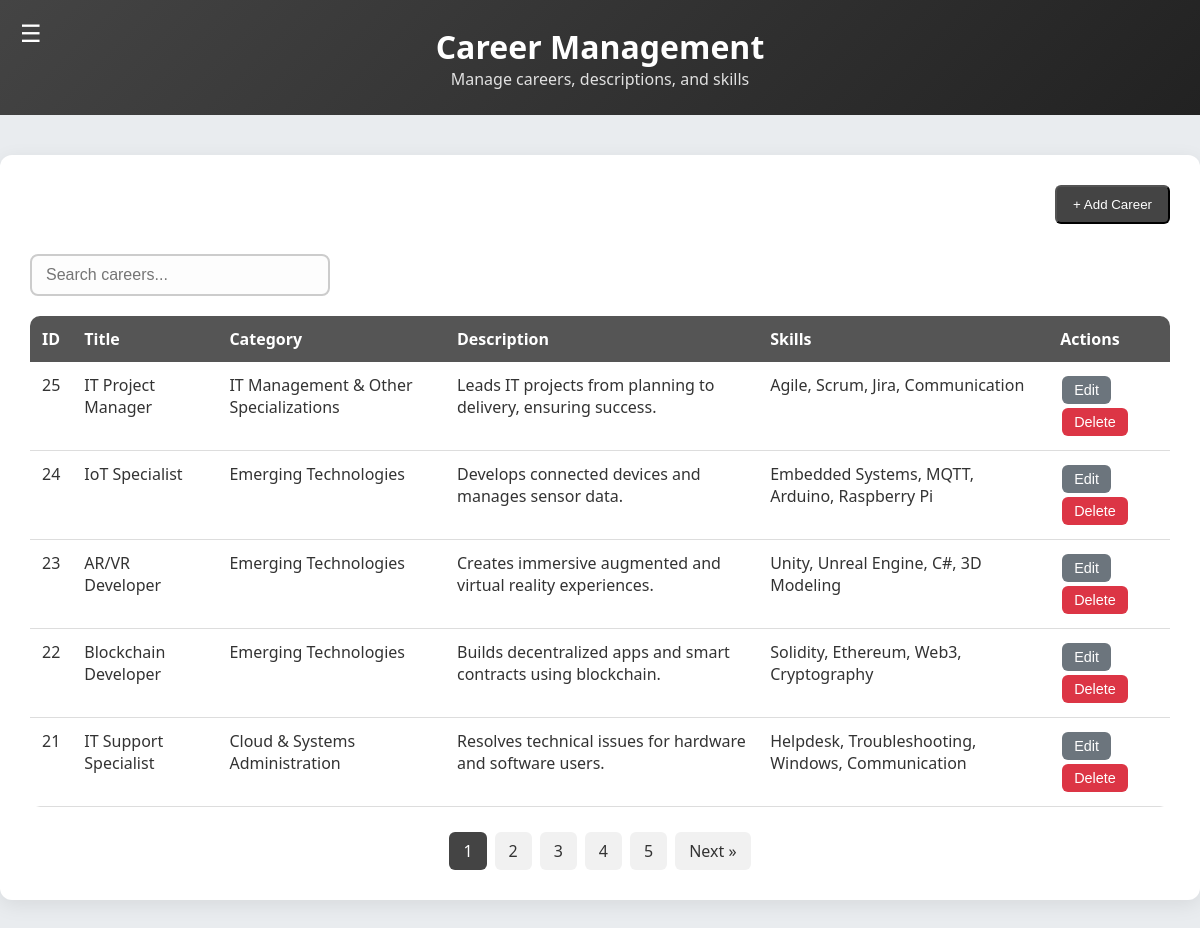
/Admin/admin-content.php, run on the app's committed database.
### tables this page shows
CREATE TABLE `careers` (
  `id` int(11) NOT NULL,
  `title` varchar(255) NOT NULL,
  `category` varchar(100) DEFAULT NULL,
  `description` text DEFAULT NULL,
  `skills` text DEFAULT NULL
);

### Admin/admin-content.php (the view, shortened to what this page needs)
<?php
try {
    $pdo = new PDO($dsn, $user, $pass, $options);
} catch (PDOException $e) {
    die("Database connection failed: " . htmlspecialchars($e->getMessage()));
}
$limit = 5;
$page = isset($_GET['page']) ? (int)$_GET['page'] : 1;
$offset = ($page - 1) * $limit;
$totalStmt = $pdo->query("SELECT COUNT(*) FROM careers");
$totalRows = $totalStmt->fetchColumn();
$totalPages = ceil($totalRows / $limit);
$stmt = $pdo->prepare("SELECT * FROM careers ORDER BY id DESC LIMIT ? OFFSET ?");
$stmt->bindValue(1, $limit, PDO::PARAM_INT);
$stmt->bindValue(2, $offset, PDO::PARAM_INT);
$stmt->execute();
$careers = $stmt->fetchAll();
?>
<!DOCTYPE html>
<html lang="en">
<head>
</head>
<body>
<button class="open-btn" onclick="toggleSidebar()">☰</button>
<header>
  <h1>Career Management</h1>
  <p>Manage careers, descriptions, and skills</p>
</header>
<div class="container">
  <div style="text-align:right; margin-bottom:15px;">
    <button class="btn-add" onclick="openModal()">+ Add Career</button>
  </div>
  <div class="user-controls">
    <div class="search-box">
      <input type="text" id="searchInput" placeholder="Search careers...">
    </div>
  </div>
  <table id="user-table" class="user-table">
    <thead>
      <tr>
        <th>ID</th>
        <th>Title</th>
        <th>Category</th>
        <th>Description</th>
        <th>Skills</th>
        <th>Actions</th>
      </tr>
    </thead>
    <tbody>
      <?php foreach ($careers as $career): ?>
      <tr data-id="<?= $career['id'] ?>">
        <form method="POST">
          <td><?= $career['id'] ?></td>
          <td>
            <span class="view-mode"><?= htmlspecialchars($career['title']) ?></span>
          </td>
          <td>
            <span class="view-mode"><?= htmlspecialchars($career['category']) ?></span>
          </td>
          <td>
            <span class="view-mode"><?= nl2br(htmlspecialchars($career['description'])) ?></span>
          </td>
          <td>
            <span class="view-mode"><?= nl2br(htmlspecialchars($career['skills'])) ?></span>
          </td>
          <td>
            <button type="button" class="btn btn-edit view-mode" onclick="startEdit(this)">Edit</button>
        </form>
        <form method="POST" style="display:inline;">
            <button type="submit" class="btn btn-cancel" onclick="return confirm('Delete this career?')">Delete</button>
        </form>
      </tr>
      <?php endforeach; ?>
    </tbody>
  </table>
  <div class="pagination">
    <?php for ($i=1; $i <= $totalPages; $i++): ?>
      <a href="?page=<?= $i ?>" class="<?= ($i==$page)?'active':'' ?>"><?= $i ?></a>
    <?php endfor; ?>
    <?php if ($page < $totalPages): ?>
      <a href="?page=<?= $page+1 ?>">Next &raquo;</a>
    <?php endif; ?>
  </div>
</div>
</body>
</html>

### Admin/admin-content.php (style rules this page uses)
* { margin:0; padding:0; box-sizing:border-box; }
body { font-family:'Segoe UI', Tahoma, Geneva, Verdana, sans-serif; background:#e9ecef; color:#333; }
header { background:linear-gradient(135deg,#444,#222); color:#fff; text-align:center; padding:25px 0; }
header h1 { margin:0; font-size:2rem; }
header p { opacity:0.85; }
.open-btn { font-size:24px; cursor:pointer; background:none; border:none; color:#fff; position:absolute; left:20px; top:20px; z-index:1100; }
.container { max-width:1200px; margin:40px auto; padding:30px; background:#fff; border-radius:12px; box-shadow:0 5px 20px rgba(0,0,0,0.08); }
.user-controls { display:flex; justify-content:space-between; align-items:center; margin-bottom:20px; flex-wrap:wrap; gap:15px; }
.search-box input { padding:10px 14px; border:2px solid #ccc; border-radius:8px; width:300px; font-size:1rem; background:#fdfdfd; }
table.user-table { width:100%; border-collapse:collapse; margin-top:15px; border-radius:10px; overflow:hidden; background:#fff; }
table.user-table th { background:#555; color:#fff; padding:12px; text-align:left; }
table.user-table td { padding:12px; border-bottom:1px solid #ddd; vertical-align:top; }
.btn { padding:6px 12px; border:none; border-radius:6px; cursor:pointer; font-size:0.9rem; margin:2px; color:#fff; }
.btn-edit { background:#6c757d; }
.btn-cancel { background:#dc3545; }
.btn-add { background:#444; color:#fff; margin-bottom:15px; padding:10px 16px; border-radius:6px; }
.pagination { display:flex; justify-content:center; margin-top:25px; gap:8px; }
.pagination a { display:inline-block; padding:8px 14px; border-radius:6px; background:#f1f1f1; color:#333; text-decoration:none; transition:0.3s; font-weight:500; }
.pagination a.active { background:#444; color:#fff; }

### data on the page
careers: id "25", title "IT Project Manager", category "IT Management & Other Specializations", description "Leads IT projects from planning to delivery, ensuring success.", skills "Agile, Scrum, Jira, Communication"
careers: id "24", title "IoT Specialist", category "Emerging Technologies", description "Develops connected devices and manages sensor data.", skills "Embedded Systems, MQTT, Arduino, Raspberry Pi"
careers: id "23", title "AR/VR Developer", category "Emerging Technologies", description "Creates immersive augmented and virtual reality experiences.", skills "Unity, Unreal Engine, C#, 3D Modeling"
careers: id "22", title "Blockchain Developer", category "Emerging Technologies", description "Builds decentralized apps and smart contracts using blockchain.", skills "Solidity, Ethereum, Web3, Cryptography"
careers: id "21", title "IT Support Specialist", category "Cloud & Systems Administration", description "Resolves technical issues for hardware and software users.", skills "Helpdesk, Troubleshooting, Windows, Communication"
